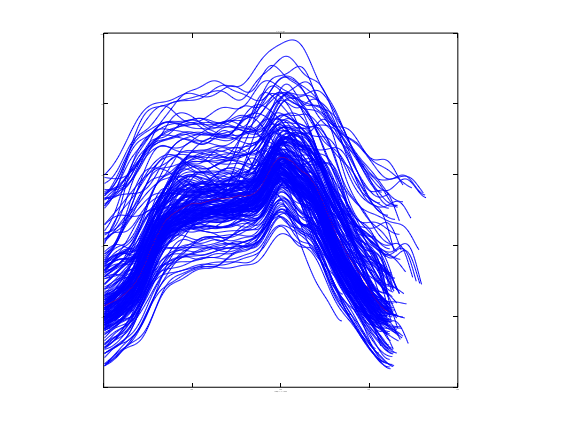

Reproduce this figure in MATLAB.
function fig = TW1LAP()
% This is the machine-generated representation of a Handle Graphics object
% and its children.  Note that handle values may change when these objects
% are re-created. This may cause problems with any callbacks written to
% depend on the value of the handle at the time the object was saved.
% This problem is solved by saving the output as a FIG-file.
%
% To reopen this object, just type the name of the M-file at the MATLAB
% prompt. The M-file and its associated MAT-file must be on your path.
% 
% NOTE: certain newer features in MATLAB may not have been saved in this
% M-file due to limitations of this format, which has been superseded by
% FIG-files.  Figures which have been annotated using the plot editor tools
% are incompatible with the M-file/MAT-file format, and should be saved as
% FIG-files.

load TW1LAP

h0 = figure('Color',[0.8 0.8 0.8], ...
	'Colormap',mat0, ...
	'FileName','/Users/sarah/OneDrive - Politecnico di Milano/BR_2019 Smartphone/S1/BDC2/vice 190828 07_23_10/ACC', ...
	'PaperPosition',[18 180 576.0000000000001 432.0000000000002], ...
	'PaperUnits','points', ...
	'Position',[152 54 596 444], ...
	'Tag','Fig1', ...
	'ToolBar','none');
h1 = uimenu('Parent',h0, ...
	'Label','I/O', ...
	'Tag','uimenu1');
h2 = uimenu('Parent',h1, ...
	'Callback','tw load', ...
	'Label','Load AQ data (.mat)', ...
	'Tag','I/Ouimenu1');
h2 = uimenu('Parent',h1, ...
	'Callback','tw loadAW', ...
	'Label','Load TW average (.mat)', ...
	'Tag','I/Ouimenu2');
h2 = uimenu('Parent',h1, ...
	'Callback','tw loadWF', ...
	'Label','Load WF data (.mat)', ...
	'Tag','I/Ouimenu3');
h1 = uimenu('Parent',h0, ...
	'Label','Compute', ...
	'Tag','uimenu2');
h2 = uimenu('Parent',h1, ...
	'Callback','tw ave', ...
	'Label','Compute TW Average', ...
	'Tag','Computeuimenu1');
h2 = uimenu('Parent',h1, ...
	'Callback','tw extract', ...
	'Label','Extract LV parameters from Average', ...
	'Tag','Computeuimenu2');
h2 = uimenu('Parent',h1, ...
	'Callback','tw computeTW', ...
	'Label','Compute Warping Function for all beats', ...
	'Tag','Computeuimenu3');
h2 = uimenu('Parent',h1, ...
	'Callback','tw serie', ...
	'Label','Extract beat-to beat series', ...
	'Tag','Computeuimenu4');
h1 = axes('Parent',h0, ...
	'Units','pixels', ...
	'Box','on', ...
	'CameraUpVector',[0 1 0], ...
	'CameraUpVectorMode','manual', ...
	'Color',[1 1 1], ...
	'ColorOrder',mat1, ...
	'Position',[44 47 495 364], ...
	'Tag','Axes1', ...
	'XColor',[0 0 0], ...
	'YColor',[0 0 0], ...
	'ZColor',[0 0 0]);
h2 = line('Parent',h1, ...
	'Color',[0 0 1], ...
	'Tag','Axes1Line201', ...
	'XData',mat2, ...
	'YData',mat3);
h2 = line('Parent',h1, ...
	'Color',[0 0 1], ...
	'Tag','Axes1Line200', ...
	'XData',mat4, ...
	'YData',mat5);
h2 = line('Parent',h1, ...
	'Color',[0 0 1], ...
	'Tag','Axes1Line199', ...
	'XData',mat6, ...
	'YData',mat7);
h2 = line('Parent',h1, ...
	'Color',[0 0 1], ...
	'Tag','Axes1Line198', ...
	'XData',mat8, ...
	'YData',mat9);
h2 = line('Parent',h1, ...
	'Color',[0 0 1], ...
	'Tag','Axes1Line197', ...
	'XData',mat10, ...
	'YData',mat11);
h2 = line('Parent',h1, ...
	'Color',[0 0 1], ...
	'Tag','Axes1Line196', ...
	'XData',mat12, ...
	'YData',mat13);
h2 = line('Parent',h1, ...
	'Color',[0 0 1], ...
	'Tag','Axes1Line195', ...
	'XData',mat14, ...
	'YData',mat15);
h2 = line('Parent',h1, ...
	'Color',[0 0 1], ...
	'Tag','Axes1Line194', ...
	'XData',mat16, ...
	'YData',mat17);
h2 = line('Parent',h1, ...
	'Color',[0 0 1], ...
	'Tag','Axes1Line193', ...
	'XData',mat18, ...
	'YData',mat19);
h2 = line('Parent',h1, ...
	'Color',[0 0 1], ...
	'Tag','Axes1Line192', ...
	'XData',mat20, ...
	'YData',mat21);
h2 = line('Parent',h1, ...
	'Color',[0 0 1], ...
	'Tag','Axes1Line191', ...
	'XData',mat22, ...
	'YData',mat23);
h2 = line('Parent',h1, ...
	'Color',[0 0 1], ...
	'Tag','Axes1Line190', ...
	'XData',mat24, ...
	'YData',mat25);
h2 = line('Parent',h1, ...
	'Color',[0 0 1], ...
	'Tag','Axes1Line189', ...
	'XData',mat26, ...
	'YData',mat27);
h2 = line('Parent',h1, ...
	'Color',[0 0 1], ...
	'Tag','Axes1Line188', ...
	'XData',mat28, ...
	'YData',mat29);
h2 = line('Parent',h1, ...
	'Color',[0 0 1], ...
	'Tag','Axes1Line187', ...
	'XData',mat30, ...
	'YData',mat31);
h2 = line('Parent',h1, ...
	'Color',[0 0 1], ...
	'Tag','Axes1Line186', ...
	'XData',mat32, ...
	'YData',mat33);
h2 = line('Parent',h1, ...
	'Color',[0 0 1], ...
	'Tag','Axes1Line185', ...
	'XData',mat34, ...
	'YData',mat35);
h2 = line('Parent',h1, ...
	'Color',[0 0 1], ...
	'Tag','Axes1Line184', ...
	'XData',mat36, ...
	'YData',mat37);
h2 = line('Parent',h1, ...
	'Color',[0 0 1], ...
	'Tag','Axes1Line183', ...
	'XData',mat38, ...
	'YData',mat39);
h2 = line('Parent',h1, ...
	'Color',[0 0 1], ...
	'Tag','Axes1Line182', ...
	'XData',mat40, ...
	'YData',mat41);
h2 = line('Parent',h1, ...
	'Color',[0 0 1], ...
	'Tag','Axes1Line181', ...
	'XData',mat42, ...
	'YData',mat43);
h2 = line('Parent',h1, ...
	'Color',[0 0 1], ...
	'Tag','Axes1Line180', ...
	'XData',mat44, ...
	'YData',mat45);
h2 = line('Parent',h1, ...
	'Color',[0 0 1], ...
	'Tag','Axes1Line179', ...
	'XData',mat46, ...
	'YData',mat47);
h2 = line('Parent',h1, ...
	'Color',[0 0 1], ...
	'Tag','Axes1Line178', ...
	'XData',mat48, ...
	'YData',mat49);
h2 = line('Parent',h1, ...
	'Color',[0 0 1], ...
	'Tag','Axes1Line177', ...
	'XData',mat50, ...
	'YData',mat51);
h2 = line('Parent',h1, ...
	'Color',[0 0 1], ...
	'Tag','Axes1Line176', ...
	'XData',mat52, ...
	'YData',mat53);
h2 = line('Parent',h1, ...
	'Color',[0 0 1], ...
	'Tag','Axes1Line175', ...
	'XData',mat54, ...
	'YData',mat55);
h2 = line('Parent',h1, ...
	'Color',[0 0 1], ...
	'Tag','Axes1Line174', ...
	'XData',mat56, ...
	'YData',mat57);
h2 = line('Parent',h1, ...
	'Color',[0 0 1], ...
	'Tag','Axes1Line173', ...
	'XData',mat58, ...
	'YData',mat59);
h2 = line('Parent',h1, ...
	'Color',[0 0 1], ...
	'Tag','Axes1Line172', ...
	'XData',mat60, ...
	'YData',mat61);
h2 = line('Parent',h1, ...
	'Color',[0 0 1], ...
	'Tag','Axes1Line171', ...
	'XData',mat62, ...
	'YData',mat63);
h2 = line('Parent',h1, ...
	'Color',[0 0 1], ...
	'Tag','Axes1Line170', ...
	'XData',mat64, ...
	'YData',mat65);
h2 = line('Parent',h1, ...
	'Color',[0 0 1], ...
	'Tag','Axes1Line169', ...
	'XData',mat66, ...
	'YData',mat67);
h2 = line('Parent',h1, ...
	'Color',[0 0 1], ...
	'Tag','Axes1Line168', ...
	'XData',mat68, ...
	'YData',mat69);
h2 = line('Parent',h1, ...
	'Color',[0 0 1], ...
	'Tag','Axes1Line167', ...
	'XData',mat70, ...
	'YData',mat71);
h2 = line('Parent',h1, ...
	'Color',[0 0 1], ...
	'Tag','Axes1Line166', ...
	'XData',mat72, ...
	'YData',mat73);
h2 = line('Parent',h1, ...
	'Color',[0 0 1], ...
	'Tag','Axes1Line165', ...
	'XData',mat74, ...
	'YData',mat75);
h2 = line('Parent',h1, ...
	'Color',[0 0 1], ...
	'Tag','Axes1Line164', ...
	'XData',mat76, ...
	'YData',mat77);
h2 = line('Parent',h1, ...
	'Color',[0 0 1], ...
	'Tag','Axes1Line163', ...
	'XData',mat78, ...
	'YData',mat79);
h2 = line('Parent',h1, ...
	'Color',[0 0 1], ...
	'Tag','Axes1Line162', ...
	'XData',mat80, ...
	'YData',mat81);
h2 = line('Parent',h1, ...
	'Color',[0 0 1], ...
	'Tag','Axes1Line161', ...
	'XData',mat82, ...
	'YData',mat83);
h2 = line('Parent',h1, ...
	'Color',[0 0 1], ...
	'Tag','Axes1Line160', ...
	'XData',mat84, ...
	'YData',mat85);
h2 = line('Parent',h1, ...
	'Color',[0 0 1], ...
	'Tag','Axes1Line159', ...
	'XData',mat86, ...
	'YData',mat87);
h2 = line('Parent',h1, ...
	'Color',[0 0 1], ...
	'Tag','Axes1Line158', ...
	'XData',mat88, ...
	'YData',mat89);
h2 = line('Parent',h1, ...
	'Color',[0 0 1], ...
	'Tag','Axes1Line157', ...
	'XData',mat90, ...
	'YData',mat91);
h2 = line('Parent',h1, ...
	'Color',[0 0 1], ...
	'Tag','Axes1Line156', ...
	'XData',mat92, ...
	'YData',mat93);
h2 = line('Parent',h1, ...
	'Color',[0 0 1], ...
	'Tag','Axes1Line155', ...
	'XData',mat94, ...
	'YData',mat95);
h2 = line('Parent',h1, ...
	'Color',[0 0 1], ...
	'Tag','Axes1Line154', ...
	'XData',mat96, ...
	'YData',mat97);
h2 = line('Parent',h1, ...
	'Color',[0 0 1], ...
	'Tag','Axes1Line153', ...
	'XData',mat98, ...
	'YData',mat99);
h2 = line('Parent',h1, ...
	'Color',[0 0 1], ...
	'Tag','Axes1Line152', ...
	'XData',mat100, ...
	'YData',mat101);
h2 = line('Parent',h1, ...
	'Color',[0 0 1], ...
	'Tag','Axes1Line151', ...
	'XData',mat102, ...
	'YData',mat103);
h2 = line('Parent',h1, ...
	'Color',[0 0 1], ...
	'Tag','Axes1Line150', ...
	'XData',mat104, ...
	'YData',mat105);
h2 = line('Parent',h1, ...
	'Color',[0 0 1], ...
	'Tag','Axes1Line149', ...
	'XData',mat106, ...
	'YData',mat107);
h2 = line('Parent',h1, ...
	'Color',[0 0 1], ...
	'Tag','Axes1Line148', ...
	'XData',mat108, ...
	'YData',mat109);
h2 = line('Parent',h1, ...
	'Color',[0 0 1], ...
	'Tag','Axes1Line147', ...
	'XData',mat110, ...
	'YData',mat111);
h2 = line('Parent',h1, ...
	'Color',[0 0 1], ...
	'Tag','Axes1Line146', ...
	'XData',mat112, ...
	'YData',mat113);
h2 = line('Parent',h1, ...
	'Color',[0 0 1], ...
	'Tag','Axes1Line145', ...
	'XData',mat114, ...
	'YData',mat115);
h2 = line('Parent',h1, ...
	'Color',[0 0 1], ...
	'Tag','Axes1Line144', ...
	'XData',mat116, ...
	'YData',mat117);
h2 = line('Parent',h1, ...
	'Color',[0 0 1], ...
	'Tag','Axes1Line143', ...
	'XData',mat118, ...
	'YData',mat119);
h2 = line('Parent',h1, ...
	'Color',[0 0 1], ...
	'Tag','Axes1Line142', ...
	'XData',mat120, ...
	'YData',mat121);
h2 = line('Parent',h1, ...
	'Color',[0 0 1], ...
	'Tag','Axes1Line141', ...
	'XData',mat122, ...
	'YData',mat123);
h2 = line('Parent',h1, ...
	'Color',[0 0 1], ...
	'Tag','Axes1Line140', ...
	'XData',mat124, ...
	'YData',mat125);
h2 = line('Parent',h1, ...
	'Color',[0 0 1], ...
	'Tag','Axes1Line139', ...
	'XData',mat126, ...
	'YData',mat127);
h2 = line('Parent',h1, ...
	'Color',[0 0 1], ...
	'Tag','Axes1Line138', ...
	'XData',mat128, ...
	'YData',mat129);
h2 = line('Parent',h1, ...
	'Color',[0 0 1], ...
	'Tag','Axes1Line137', ...
	'XData',mat130, ...
	'YData',mat131);
h2 = line('Parent',h1, ...
	'Color',[0 0 1], ...
	'Tag','Axes1Line136', ...
	'XData',mat132, ...
	'YData',mat133);
h2 = line('Parent',h1, ...
	'Color',[0 0 1], ...
	'Tag','Axes1Line135', ...
	'XData',mat134, ...
	'YData',mat135);
h2 = line('Parent',h1, ...
	'Color',[0 0 1], ...
	'Tag','Axes1Line134', ...
	'XData',mat136, ...
	'YData',mat137);
h2 = line('Parent',h1, ...
	'Color',[0 0 1], ...
	'Tag','Axes1Line133', ...
	'XData',mat138, ...
	'YData',mat139);
h2 = line('Parent',h1, ...
	'Color',[0 0 1], ...
	'Tag','Axes1Line132', ...
	'XData',mat140, ...
	'YData',mat141);
h2 = line('Parent',h1, ...
	'Color',[0 0 1], ...
	'Tag','Axes1Line131', ...
	'XData',mat142, ...
	'YData',mat143);
h2 = line('Parent',h1, ...
	'Color',[0 0 1], ...
	'Tag','Axes1Line130', ...
	'XData',mat144, ...
	'YData',mat145);
h2 = line('Parent',h1, ...
	'Color',[0 0 1], ...
	'Tag','Axes1Line129', ...
	'XData',mat146, ...
	'YData',mat147);
h2 = line('Parent',h1, ...
	'Color',[0 0 1], ...
	'Tag','Axes1Line128', ...
	'XData',mat148, ...
	'YData',mat149);
h2 = line('Parent',h1, ...
	'Color',[0 0 1], ...
	'Tag','Axes1Line127', ...
	'XData',mat150, ...
	'YData',mat151);
h2 = line('Parent',h1, ...
	'Color',[0 0 1], ...
	'Tag','Axes1Line126', ...
	'XData',mat152, ...
	'YData',mat153);
h2 = line('Parent',h1, ...
	'Color',[0 0 1], ...
	'Tag','Axes1Line125', ...
	'XData',mat154, ...
	'YData',mat155);
h2 = line('Parent',h1, ...
	'Color',[0 0 1], ...
	'Tag','Axes1Line124', ...
	'XData',mat156, ...
	'YData',mat157);
h2 = line('Parent',h1, ...
	'Color',[0 0 1], ...
	'Tag','Axes1Line123', ...
	'XData',mat158, ...
	'YData',mat159);
h2 = line('Parent',h1, ...
	'Color',[0 0 1], ...
	'Tag','Axes1Line122', ...
	'XData',mat160, ...
	'YData',mat161);
h2 = line('Parent',h1, ...
	'Color',[0 0 1], ...
	'Tag','Axes1Line121', ...
	'XData',mat162, ...
	'YData',mat163);
h2 = line('Parent',h1, ...
	'Color',[0 0 1], ...
	'Tag','Axes1Line120', ...
	'XData',mat164, ...
	'YData',mat165);
h2 = line('Parent',h1, ...
	'Color',[0 0 1], ...
	'Tag','Axes1Line119', ...
	'XData',mat166, ...
	'YData',mat167);
h2 = line('Parent',h1, ...
	'Color',[0 0 1], ...
	'Tag','Axes1Line118', ...
	'XData',mat168, ...
	'YData',mat169);
h2 = line('Parent',h1, ...
	'Color',[0 0 1], ...
	'Tag','Axes1Line117', ...
	'XData',mat170, ...
	'YData',mat171);
h2 = line('Parent',h1, ...
	'Color',[0 0 1], ...
	'Tag','Axes1Line116', ...
	'XData',mat172, ...
	'YData',mat173);
h2 = line('Parent',h1, ...
	'Color',[0 0 1], ...
	'Tag','Axes1Line115', ...
	'XData',mat174, ...
	'YData',mat175);
h2 = line('Parent',h1, ...
	'Color',[0 0 1], ...
	'Tag','Axes1Line114', ...
	'XData',mat176, ...
	'YData',mat177);
h2 = line('Parent',h1, ...
	'Color',[0 0 1], ...
	'Tag','Axes1Line113', ...
	'XData',mat178, ...
	'YData',mat179);
h2 = line('Parent',h1, ...
	'Color',[0 0 1], ...
	'Tag','Axes1Line112', ...
	'XData',mat180, ...
	'YData',mat181);
h2 = line('Parent',h1, ...
	'Color',[0 0 1], ...
	'Tag','Axes1Line111', ...
	'XData',mat182, ...
	'YData',mat183);
h2 = line('Parent',h1, ...
	'Color',[0 0 1], ...
	'Tag','Axes1Line110', ...
	'XData',mat184, ...
	'YData',mat185);
h2 = line('Parent',h1, ...
	'Color',[0 0 1], ...
	'Tag','Axes1Line109', ...
	'XData',mat186, ...
	'YData',mat187);
h2 = line('Parent',h1, ...
	'Color',[0 0 1], ...
	'Tag','Axes1Line108', ...
	'XData',mat188, ...
	'YData',mat189);
h2 = line('Parent',h1, ...
	'Color',[0 0 1], ...
	'Tag','Axes1Line107', ...
	'XData',mat190, ...
	'YData',mat191);
h2 = line('Parent',h1, ...
	'Color',[0 0 1], ...
	'Tag','Axes1Line106', ...
	'XData',mat192, ...
	'YData',mat193);
h2 = line('Parent',h1, ...
	'Color',[0 0 1], ...
	'Tag','Axes1Line105', ...
	'XData',mat194, ...
	'YData',mat195);
h2 = line('Parent',h1, ...
	'Color',[0 0 1], ...
	'Tag','Axes1Line104', ...
	'XData',mat196, ...
	'YData',mat197);
h2 = line('Parent',h1, ...
	'Color',[0 0 1], ...
	'Tag','Axes1Line103', ...
	'XData',mat198, ...
	'YData',mat199);
h2 = line('Parent',h1, ...
	'Color',[0 0 1], ...
	'Tag','Axes1Line102', ...
	'XData',mat200, ...
	'YData',mat201);
h2 = line('Parent',h1, ...
	'Color',[0 0 1], ...
	'Tag','Axes1Line101', ...
	'XData',mat202, ...
	'YData',mat203);
h2 = line('Parent',h1, ...
	'Color',[0 0 1], ...
	'Tag','Axes1Line100', ...
	'XData',mat204, ...
	'YData',mat205);
h2 = line('Parent',h1, ...
	'Color',[0 0 1], ...
	'Tag','Axes1Line99', ...
	'XData',mat206, ...
	'YData',mat207);
h2 = line('Parent',h1, ...
	'Color',[0 0 1], ...
	'Tag','Axes1Line98', ...
	'XData',mat208, ...
	'YData',mat209);
h2 = line('Parent',h1, ...
	'Color',[0 0 1], ...
	'Tag','Axes1Line97', ...
	'XData',mat210, ...
	'YData',mat211);
h2 = line('Parent',h1, ...
	'Color',[0 0 1], ...
	'Tag','Axes1Line96', ...
	'XData',mat212, ...
	'YData',mat213);
h2 = line('Parent',h1, ...
	'Color',[0 0 1], ...
	'Tag','Axes1Line95', ...
	'XData',mat214, ...
	'YData',mat215);
h2 = line('Parent',h1, ...
	'Color',[0 0 1], ...
	'Tag','Axes1Line94', ...
	'XData',mat216, ...
	'YData',mat217);
h2 = line('Parent',h1, ...
	'Color',[0 0 1], ...
	'Tag','Axes1Line93', ...
	'XData',mat218, ...
	'YData',mat219);
h2 = line('Parent',h1, ...
	'Color',[0 0 1], ...
	'Tag','Axes1Line92', ...
	'XData',mat220, ...
	'YData',mat221);
h2 = line('Parent',h1, ...
	'Color',[0 0 1], ...
	'Tag','Axes1Line91', ...
	'XData',mat222, ...
	'YData',mat223);
h2 = line('Parent',h1, ...
	'Color',[0 0 1], ...
	'Tag','Axes1Line90', ...
	'XData',mat224, ...
	'YData',mat225);
h2 = line('Parent',h1, ...
	'Color',[0 0 1], ...
	'Tag','Axes1Line89', ...
	'XData',mat226, ...
	'YData',mat227);
h2 = line('Parent',h1, ...
	'Color',[0 0 1], ...
	'Tag','Axes1Line88', ...
	'XData',mat228, ...
	'YData',mat229);
h2 = line('Parent',h1, ...
	'Color',[0 0 1], ...
	'Tag','Axes1Line87', ...
	'XData',mat230, ...
	'YData',mat231);
h2 = line('Parent',h1, ...
	'Color',[0 0 1], ...
	'Tag','Axes1Line86', ...
	'XData',mat232, ...
	'YData',mat233);
h2 = line('Parent',h1, ...
	'Color',[0 0 1], ...
	'Tag','Axes1Line85', ...
	'XData',mat234, ...
	'YData',mat235);
h2 = line('Parent',h1, ...
	'Color',[0 0 1], ...
	'Tag','Axes1Line84', ...
	'XData',mat236, ...
	'YData',mat237);
h2 = line('Parent',h1, ...
	'Color',[0 0 1], ...
	'Tag','Axes1Line83', ...
	'XData',mat238, ...
	'YData',mat239);
h2 = line('Parent',h1, ...
	'Color',[0 0 1], ...
	'Tag','Axes1Line82', ...
	'XData',mat240, ...
	'YData',mat241);
h2 = line('Parent',h1, ...
	'Color',[0 0 1], ...
	'Tag','Axes1Line81', ...
	'XData',mat242, ...
	'YData',mat243);
h2 = line('Parent',h1, ...
	'Color',[0 0 1], ...
	'Tag','Axes1Line80', ...
	'XData',mat244, ...
	'YData',mat245);
h2 = line('Parent',h1, ...
	'Color',[0 0 1], ...
	'Tag','Axes1Line79', ...
	'XData',mat246, ...
	'YData',mat247);
h2 = line('Parent',h1, ...
	'Color',[0 0 1], ...
	'Tag','Axes1Line78', ...
	'XData',mat248, ...
	'YData',mat249);
h2 = line('Parent',h1, ...
	'Color',[0 0 1], ...
	'Tag','Axes1Line77', ...
	'XData',mat250, ...
	'YData',mat251);
h2 = line('Parent',h1, ...
	'Color',[0 0 1], ...
	'Tag','Axes1Line76', ...
	'XData',mat252, ...
	'YData',mat253);
h2 = line('Parent',h1, ...
	'Color',[0 0 1], ...
	'Tag','Axes1Line75', ...
	'XData',mat254, ...
	'YData',mat255);
h2 = line('Parent',h1, ...
	'Color',[0 0 1], ...
	'Tag','Axes1Line74', ...
	'XData',mat256, ...
	'YData',mat257);
h2 = line('Parent',h1, ...
	'Color',[0 0 1], ...
	'Tag','Axes1Line73', ...
	'XData',mat258, ...
	'YData',mat259);
h2 = line('Parent',h1, ...
	'Color',[0 0 1], ...
	'Tag','Axes1Line72', ...
	'XData',mat260, ...
	'YData',mat261);
h2 = line('Parent',h1, ...
	'Color',[0 0 1], ...
	'Tag','Axes1Line71', ...
	'XData',mat262, ...
	'YData',mat263);
h2 = line('Parent',h1, ...
	'Color',[0 0 1], ...
	'Tag','Axes1Line70', ...
	'XData',mat264, ...
	'YData',mat265);
h2 = line('Parent',h1, ...
	'Color',[0 0 1], ...
	'Tag','Axes1Line69', ...
	'XData',mat266, ...
	'YData',mat267);
h2 = line('Parent',h1, ...
	'Color',[0 0 1], ...
	'Tag','Axes1Line68', ...
	'XData',mat268, ...
	'YData',mat269);
h2 = line('Parent',h1, ...
	'Color',[0 0 1], ...
	'Tag','Axes1Line67', ...
	'XData',mat270, ...
	'YData',mat271);
h2 = line('Parent',h1, ...
	'Color',[0 0 1], ...
	'Tag','Axes1Line66', ...
	'XData',mat272, ...
	'YData',mat273);
h2 = line('Parent',h1, ...
	'Color',[0 0 1], ...
	'Tag','Axes1Line65', ...
	'XData',mat274, ...
	'YData',mat275);
h2 = line('Parent',h1, ...
	'Color',[0 0 1], ...
	'Tag','Axes1Line64', ...
	'XData',mat276, ...
	'YData',mat277);
h2 = line('Parent',h1, ...
	'Color',[0 0 1], ...
	'Tag','Axes1Line63', ...
	'XData',mat278, ...
	'YData',mat279);
h2 = line('Parent',h1, ...
	'Color',[0 0 1], ...
	'Tag','Axes1Line62', ...
	'XData',mat280, ...
	'YData',mat281);
h2 = line('Parent',h1, ...
	'Color',[0 0 1], ...
	'Tag','Axes1Line61', ...
	'XData',mat282, ...
	'YData',mat283);
h2 = line('Parent',h1, ...
	'Color',[0 0 1], ...
	'Tag','Axes1Line60', ...
	'XData',mat284, ...
	'YData',mat285);
h2 = line('Parent',h1, ...
	'Color',[0 0 1], ...
	'Tag','Axes1Line59', ...
	'XData',mat286, ...
	'YData',mat287);
h2 = line('Parent',h1, ...
	'Color',[0 0 1], ...
	'Tag','Axes1Line58', ...
	'XData',mat288, ...
	'YData',mat289);
h2 = line('Parent',h1, ...
	'Color',[0 0 1], ...
	'Tag','Axes1Line57', ...
	'XData',mat290, ...
	'YData',mat291);
h2 = line('Parent',h1, ...
	'Color',[0 0 1], ...
	'Tag','Axes1Line56', ...
	'XData',mat292, ...
	'YData',mat293);
h2 = line('Parent',h1, ...
	'Color',[0 0 1], ...
	'Tag','Axes1Line55', ...
	'XData',mat294, ...
	'YData',mat295);
h2 = line('Parent',h1, ...
	'Color',[0 0 1], ...
	'Tag','Axes1Line54', ...
	'XData',mat296, ...
	'YData',mat297);
h2 = line('Parent',h1, ...
	'Color',[0 0 1], ...
	'Tag','Axes1Line53', ...
	'XData',mat298, ...
	'YData',mat299);
h2 = line('Parent',h1, ...
	'Color',[0 0 1], ...
	'Tag','Axes1Line52', ...
	'XData',mat300, ...
	'YData',mat301);
h2 = line('Parent',h1, ...
	'Color',[0 0 1], ...
	'Tag','Axes1Line51', ...
	'XData',mat302, ...
	'YData',mat303);
h2 = line('Parent',h1, ...
	'Color',[0 0 1], ...
	'Tag','Axes1Line50', ...
	'XData',mat304, ...
	'YData',mat305);
h2 = line('Parent',h1, ...
	'Color',[0 0 1], ...
	'Tag','Axes1Line49', ...
	'XData',mat306, ...
	'YData',mat307);
h2 = line('Parent',h1, ...
	'Color',[0 0 1], ...
	'Tag','Axes1Line48', ...
	'XData',mat308, ...
	'YData',mat309);
h2 = line('Parent',h1, ...
	'Color',[0 0 1], ...
	'Tag','Axes1Line47', ...
	'XData',mat310, ...
	'YData',mat311);
h2 = line('Parent',h1, ...
	'Color',[0 0 1], ...
	'Tag','Axes1Line46', ...
	'XData',mat312, ...
	'YData',mat313);
h2 = line('Parent',h1, ...
	'Color',[0 0 1], ...
	'Tag','Axes1Line45', ...
	'XData',mat314, ...
	'YData',mat315);
h2 = line('Parent',h1, ...
	'Color',[0 0 1], ...
	'Tag','Axes1Line44', ...
	'XData',mat316, ...
	'YData',mat317);
h2 = line('Parent',h1, ...
	'Color',[0 0 1], ...
	'Tag','Axes1Line43', ...
	'XData',mat318, ...
	'YData',mat319);
h2 = line('Parent',h1, ...
	'Color',[0 0 1], ...
	'Tag','Axes1Line42', ...
	'XData',mat320, ...
	'YData',mat321);
h2 = line('Parent',h1, ...
	'Color',[0 0 1], ...
	'Tag','Axes1Line41', ...
	'XData',mat322, ...
	'YData',mat323);
h2 = line('Parent',h1, ...
	'Color',[0 0 1], ...
	'Tag','Axes1Line40', ...
	'XData',mat324, ...
	'YData',mat325);
h2 = line('Parent',h1, ...
	'Color',[0 0 1], ...
	'Tag','Axes1Line39', ...
	'XData',mat326, ...
	'YData',mat327);
h2 = line('Parent',h1, ...
	'Color',[0 0 1], ...
	'Tag','Axes1Line38', ...
	'XData',mat328, ...
	'YData',mat329);
h2 = line('Parent',h1, ...
	'Color',[0 0 1], ...
	'Tag','Axes1Line37', ...
	'XData',mat330, ...
	'YData',mat331);
h2 = line('Parent',h1, ...
	'Color',[0 0 1], ...
	'Tag','Axes1Line36', ...
	'XData',mat332, ...
	'YData',mat333);
h2 = line('Parent',h1, ...
	'Color',[0 0 1], ...
	'Tag','Axes1Line35', ...
	'XData',mat334, ...
	'YData',mat335);
h2 = line('Parent',h1, ...
	'Color',[0 0 1], ...
	'Tag','Axes1Line34', ...
	'XData',mat336, ...
	'YData',mat337);
h2 = line('Parent',h1, ...
	'Color',[0 0 1], ...
	'Tag','Axes1Line33', ...
	'XData',mat338, ...
	'YData',mat339);
h2 = line('Parent',h1, ...
	'Color',[0 0 1], ...
	'Tag','Axes1Line32', ...
	'XData',mat340, ...
	'YData',mat341);
h2 = line('Parent',h1, ...
	'Color',[0 0 1], ...
	'Tag','Axes1Line31', ...
	'XData',mat342, ...
	'YData',mat343);
h2 = line('Parent',h1, ...
	'Color',[0 0 1], ...
	'Tag','Axes1Line30', ...
	'XData',mat344, ...
	'YData',mat345);
h2 = line('Parent',h1, ...
	'Color',[0 0 1], ...
	'Tag','Axes1Line29', ...
	'XData',mat346, ...
	'YData',mat347);
h2 = line('Parent',h1, ...
	'Color',[0 0 1], ...
	'Tag','Axes1Line28', ...
	'XData',mat348, ...
	'YData',mat349);
h2 = line('Parent',h1, ...
	'Color',[0 0 1], ...
	'Tag','Axes1Line27', ...
	'XData',mat350, ...
	'YData',mat351);
h2 = line('Parent',h1, ...
	'Color',[0 0 1], ...
	'Tag','Axes1Line26', ...
	'XData',mat352, ...
	'YData',mat353);
h2 = line('Parent',h1, ...
	'Color',[0 0 1], ...
	'Tag','Axes1Line25', ...
	'XData',mat354, ...
	'YData',mat355);
h2 = line('Parent',h1, ...
	'Color',[0 0 1], ...
	'Tag','Axes1Line24', ...
	'XData',mat356, ...
	'YData',mat357);
h2 = line('Parent',h1, ...
	'Color',[0 0 1], ...
	'Tag','Axes1Line23', ...
	'XData',mat358, ...
	'YData',mat359);
h2 = line('Parent',h1, ...
	'Color',[0 0 1], ...
	'Tag','Axes1Line22', ...
	'XData',mat360, ...
	'YData',mat361);
h2 = line('Parent',h1, ...
	'Color',[0 0 1], ...
	'Tag','Axes1Line21', ...
	'XData',mat362, ...
	'YData',mat363);
h2 = line('Parent',h1, ...
	'Color',[0 0 1], ...
	'Tag','Axes1Line20', ...
	'XData',mat364, ...
	'YData',mat365);
h2 = line('Parent',h1, ...
	'Color',[0 0 1], ...
	'Tag','Axes1Line19', ...
	'XData',mat366, ...
	'YData',mat367);
h2 = line('Parent',h1, ...
	'Color',[0 0 1], ...
	'Tag','Axes1Line18', ...
	'XData',mat368, ...
	'YData',mat369);
h2 = line('Parent',h1, ...
	'Color',[0 0 1], ...
	'Tag','Axes1Line17', ...
	'XData',mat370, ...
	'YData',mat371);
h2 = line('Parent',h1, ...
	'Color',[0 0 1], ...
	'Tag','Axes1Line16', ...
	'XData',mat372, ...
	'YData',mat373);
h2 = line('Parent',h1, ...
	'Color',[0 0 1], ...
	'Tag','Axes1Line15', ...
	'XData',mat374, ...
	'YData',mat375);
h2 = line('Parent',h1, ...
	'Color',[0 0 1], ...
	'Tag','Axes1Line14', ...
	'XData',mat376, ...
	'YData',mat377);
h2 = line('Parent',h1, ...
	'Color',[0 0 1], ...
	'Tag','Axes1Line13', ...
	'XData',mat378, ...
	'YData',mat379);
h2 = line('Parent',h1, ...
	'Color',[0 0 1], ...
	'Tag','Axes1Line12', ...
	'XData',mat380, ...
	'YData',mat381);
h2 = line('Parent',h1, ...
	'Color',[0 0 1], ...
	'Tag','Axes1Line11', ...
	'XData',mat382, ...
	'YData',mat383);
h2 = line('Parent',h1, ...
	'Color',[0 0 1], ...
	'Tag','Axes1Line10', ...
	'XData',mat384, ...
	'YData',mat385);
h2 = line('Parent',h1, ...
	'Color',[0 0 1], ...
	'Tag','Axes1Line9', ...
	'XData',mat386, ...
	'YData',mat387);
h2 = line('Parent',h1, ...
	'Color',[0 0 1], ...
	'Tag','Axes1Line8', ...
	'XData',mat388, ...
	'YData',mat389);
h2 = line('Parent',h1, ...
	'Color',[0 0 1], ...
	'Tag','Axes1Line7', ...
	'XData',mat390, ...
	'YData',mat391);
h2 = line('Parent',h1, ...
	'Color',[0 0 1], ...
	'Tag','Axes1Line6', ...
	'XData',mat392, ...
	'YData',mat393);
h2 = line('Parent',h1, ...
	'Color',[0 0 1], ...
	'Tag','Axes1Line5', ...
	'XData',mat394, ...
	'YData',mat395);
h2 = line('Parent',h1, ...
	'Color',[0 0 1], ...
	'Tag','Axes1Line4', ...
	'XData',mat396, ...
	'YData',mat397);
h2 = line('Parent',h1, ...
	'Color',[0 0 1], ...
	'Tag','Axes1Line3', ...
	'XData',mat398, ...
	'YData',mat399);
h2 = line('Parent',h1, ...
	'Color',[0 0 1], ...
	'Tag','Axes1Line2', ...
	'XData',mat400, ...
	'YData',mat401);
h2 = line('Parent',h1, ...
	'Color',[1 0 0], ...
	'LineStyle','none', ...
	'Marker','*', ...
	'Tag','Axes1Line1', ...
	'XData',mat402, ...
	'YData',mat403);
h2 = text('Parent',h1, ...
	'Color',[0 0 0], ...
	'HandleVisibility','off', ...
	'HorizontalAlignment','center', ...
	'Position',[-25.91093117408907 49.58677685950414 17.32050807568877], ...
	'Rotation',90, ...
	'String','ml', ...
	'Tag','Axes1Text4', ...
	'VerticalAlignment','baseline');
set(get(h2,'Parent'),'YLabel',h2);
h2 = text('Parent',h1, ...
	'Color',[0 0 0], ...
	'HandleVisibility','off', ...
	'HorizontalAlignment','center', ...
	'Position',[199.1902834008097 -6.611570247933884 17.32050807568877], ...
	'String','samples (Fc=300 Hz)', ...
	'Tag','Axes1Text3', ...
	'VerticalAlignment','cap');
set(get(h2,'Parent'),'XLabel',h2);
h2 = text('Parent',h1, ...
	'Color',[0 0 0], ...
	'HandleVisibility','off', ...
	'HorizontalAlignment','center', ...
	'Position',[199.1902834008097 101.9283746556474 17.32050807568877], ...
	'String','Final Average', ...
	'Tag','Axes1Text2', ...
	'VerticalAlignment','bottom');
set(get(h2,'Parent'),'Title',h2);
h2 = text('Parent',h1, ...
	'Color',[0 0 0], ...
	'HandleVisibility','off', ...
	'HorizontalAlignment','right', ...
	'Position',[-35.62753036437247 109.0909090909091 17.32050807568877], ...
	'Tag','Axes1Text1', ...
	'Visible','off');
set(get(h2,'Parent'),'ZLabel',h2);
if nargout > 0, fig = h0; end
